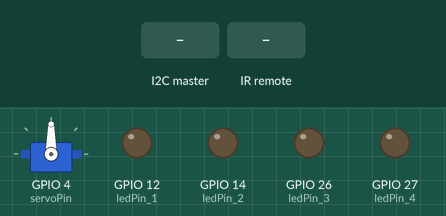
Simulated run of this sketch. Board: ESP8266 (NodeMCU). Parts: servo, output pins drawn as LEDs (lit = HIGH). Inputs (shaded band) come from the test bench. WiFi joins after 1.5 s; servers stay silent unless stated; random numbers use the default seed unless the sketch sets one; no MQTT or app messages arrive unless stated; what the sketch prints to the serial monitor is not drawn.

Above: at 2.7 s.
2.8 s: the I2C master sends the byte 0
At 3.1 s:
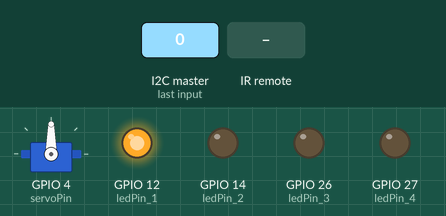
4.3 s: infrared code 0xC43B807F received
At 4.45 s:
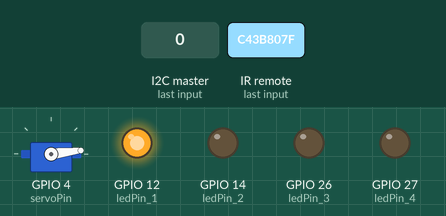
Timing chart, 0 to 7.6 s (numbered marks = the images above; inputs shaded):
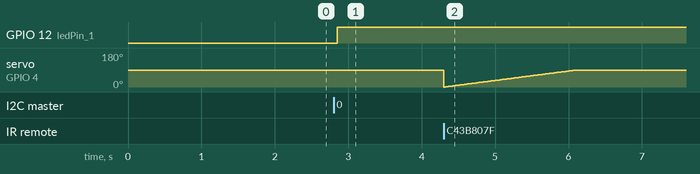

Measured:
- after the input at 2.8 s, GPIO 12 (ledPin_1): LOW → HIGH after 0.05 s

The sketch:

garageControllESP.ino
```cpp
#include <Wire.h>
#include <WiFi.h>
#include <PubSubClient.h>
#include <ArduinoJson.h>
#include <ArduinoJson.hpp>
#include <IRremoteESP8266.h>
#include <IRsend.h>
#include <esp_sleep.h>
#include <IRrecv.h>
#include <Servo.h>


// MQTT-variabler

const char* ssid = "NTNU-IOT";
const char* password = "";
const char* MQTT_UN = "fosfix";
const char* MQTT_PW = "C4nn3ds0up3s321";
const char* mqtt_server = "10.25.18.134";


// Parkeringvariabler

volatile int parkingSpace, availability = -1;

const int spaceNumber = 4;

int numberOfSpotsAdress = 1;
int previousNumberOfSpots = 0;
int availability_spot1 , availability_spot2, availability_spot3, availability_spot4 = 0;
int availabilityArray[spaceNumber] = {availability_spot1, availability_spot2, availability_spot3, availability_spot4};

long lastMsg = 0;
long parkingTimer;
long lastParkingTimer;

bool noSpotsAvailable = false;


// LED-pins

const int ledPin_1 = 12;
const int ledPin_2 = 14;
const int ledPin_3 = 26;
const int ledPin_4 = 27;

int ledPinArray[spaceNumber] = {ledPin_1, ledPin_2, ledPin_3, ledPin_4};


// IR-variabler

const uint16_t IRPin = 32;  // ESP32 pin GPIO 32
const uint16_t IRRecievePin = 33; //ESP32 pin GPIO 33

const int sleep_delay = 10000;
const int hexForIR_parkingSpace1 = 0x56874159;
const int hexForIR_parkingSpace2 = 0x12345678;
const int hexForIR_parkingSpace3 = 0x98765432;
const int hexForIR_parkingSpace4 = 0xABCDEF01;
const int hexForIR_noParking = 0x87654321;
const int hexForIR_ElectricCar = 3292233855;

int hexForIR_Array[spaceNumber] = {hexForIR_parkingSpace1 ,hexForIR_parkingSpace2, hexForIR_parkingSpace3 ,hexForIR_parkingSpace4};

int randomLedigPlass;
int sisteSendtePlass;


//Servo-variabler

static const int servoPin = 4;


//Biblioteksinitiering
IRsend ir(IRPin);
WiFiClient espClient;
PubSubClient client(espClient);
IRrecv irrecv(IRRecievePin);
decode_results results;
Servo servo1;


// MQTT & WiFi setup

void setup_wifi() {
  delay(10);
  Serial.println();
  Serial.print("Connecting to ");
  Serial.println(ssid);

  WiFi.begin(ssid, password);

  while (WiFi.status() != WL_CONNECTED) {
    delay(500);
    Serial.print(".");
  }

  Serial.println("");
  Serial.println("WiFi connected");
  Serial.println("IP address: ");
  Serial.println(WiFi.localIP());
}


void reconnect() {
    while (!client.connected()) {
        Serial.print("Attempting MQTT connection...");

        //Lager clientID
        String clientId = "ESP32Client-";
        clientId += String(random(0xffff), HEX);

        //Prøver å koble seg på serveren
        if(client.connect(clientId.c_str(), MQTT_UN, MQTT_PW)){
            Serial.println("Connected!");
        }
        else{
            Serial.print("Failed, code=");
            Serial.println(client.state());
            delay(5000);
        }
    }
}

void clientell(){

    //Kobler ESP på WiFi
    if (!client.connected()) {
        reconnect();
    }
    client.loop();
}


void sendParkInfo(){
    long now = millis();
    if(now - lastMsg > 5000){
        lastMsg = now;

        //Lager et JSON-dokument som skal inneholde data
        StaticJsonDocument<80> doc;
        char output[80];

        //Legger til variabler til JSON-dokumentet
        doc["n"] = previousNumberOfSpots;

        serializeJson(doc, output); //Gjør om verdiene til noe som kan sendes
        Serial.println(output);
        client.publish("garage/esp32", output); //Sender dokumentet til MQTT
    }
}


// I2C-kommunikasjon med Arduino


void receiveEvent(int howMany){
    while(1 < Wire.available())
    {
        parkingSpace = Wire.read();
    }
    if(Wire.available())
    {
        availability = Wire.read();
    }
}


void updateNumberOfSpots(){
    //Bruker parkeringslysene for å telle antall ledige plasser
    int numberOfSpots = 0;
    for(int i = 0; i < spaceNumber; i++){

        if(digitalRead(ledPinArray[i]) == LOW){
            availabilityArray[i] = 0;
        }

        else if(digitalRead(ledPinArray[i]) == HIGH){
                lastParkingTimer = parkingTimer;
                numberOfSpots += 1;
                noSpotsAvailable = false;
            if(randomLedigPlass == i && parkingTimer - lastParkingTimer > 30000){ //Dersom det har tatt 30sek siden siste plass ble sendt ut og det ikke står noen der
                availabilityArray[i] = 1;
            }else{
                availabilityArray[i] = 1;
                }
        }
    }

    //Dersom antall ledige plasser endres
    if(numberOfSpots != previousNumberOfSpots){
        previousNumberOfSpots = numberOfSpots;
    }

    //Dersom det ikke er noen ledige plasser
    if(numberOfSpots == 0){
        noSpotsAvailable = true;
    }
}


// LED-Styring

void availabilityLEDs(){
    switch (parkingSpace)
    {
    case 0:
        digitalWrite(ledPin_1, !availability);
        break;

    case 1:
        digitalWrite(ledPin_2, !availability);
        break;

    case 2:
        digitalWrite(ledPin_3, !availability);
        break;

    case 3:
        digitalWrite(ledPin_4, !availability);
        break;

    default:
        break;
    }
}


//IR


void IR_for_parking(){

    //Fikk et IR-signal
    if(irrecv.decode(&results)){

        //Dersom ingen ledige plasser, si ifra til bil
        if(results.value == 3292217535){
            Serial.println("Access denied");
            ir.sendNEC(hexForIR_noParking, 32);
        }

        else if (results.value == 3292233855){

            //Dersom ingen ledige plasser, si ifra til bil
            if(noSpotsAvailable){
                delay(100);
                ir.sendNEC(hexForIR_noParking, 32);
            }

            //Ellers send ut en av plassene
            else{
                Serial.println("Åpner");
                for(int posDegrees = 0; posDegrees <= 90; posDegrees++) {
                    servo1.write(posDegrees);
                    delay(20);
                }

                //Sjekker alle parkeringsplasser og sjekker om de er ledige
                for(int i = 0; i < spaceNumber; i++){
                    Serial.println(randomLedigPlass);
                    if(availabilityArray[i] == 1 && sisteSendtePlass != i){ //Dersom plassen er ledig og ikke ble sendt ut sist, send ut signal
                        ir.sendNEC(hexForIR_Array[i], 32);
                        Serial.print("Sender: ");
                        Serial.println(i);
                        availabilityArray[i] = 0;
                        parkingTimer = millis();
                        randomLedigPlass = i;
                        i = spaceNumber; //avslutt for-løkken
                    }
                }

                //Ikke send fler enn ett signal, og ikke send det siste sendte.
                sisteSendtePlass = randomLedigPlass;
                delay(10000); //Venter til bilen har kjørt inn
                Serial.println("Lukker!");
                for(int posDegrees = 90; posDegrees > 0; posDegrees--) {
                    servo1.write(posDegrees);
                    delay(20);
                }
            }
        }
        irrecv.resume();  // Få neste IR-verdi
    }
}

//MAIN


void setup(){
    //Seriell kommunikasjon
    Serial.begin(9600);

    //Pins
    pinMode(ledPin_1, OUTPUT);
    pinMode(ledPin_2, OUTPUT);
    pinMode(ledPin_3, OUTPUT);
    pinMode(ledPin_4, OUTPUT);

    //Servo
    servo1.attach(servoPin);

    //I2C-kommunikasjon
    Wire.begin(2);
    Wire.onReceive(receiveEvent);

    //Wifi-setup
    setup_wifi();
    client.setServer(mqtt_server, 1883);

    //IR-setup
    irrecv.enableIRIn();
    ir.begin();
}


void loop(){
    clientell();
    availabilityLEDs();
    updateNumberOfSpots();
    IR_for_parking();
    sendParkInfo();
}
```
